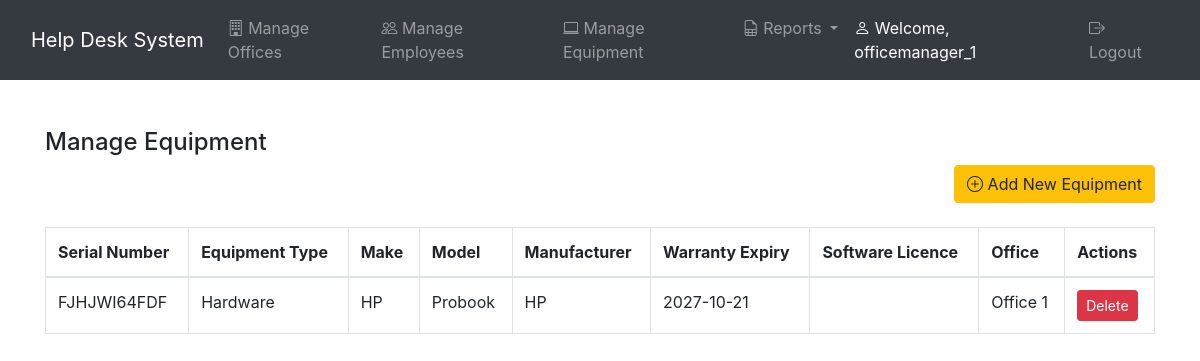
Screenshot of /equipment.php (signed in) with the database file from the repository.
### tables this page shows
CREATE TABLE equipment (
    equipment_id INT AUTO_INCREMENT PRIMARY KEY,
    office_id INT,
    serial_number VARCHAR(50),
    equipment_type VARCHAR(50),
    make VARCHAR(50),
    model VARCHAR(50),
    manufacturer VARCHAR(50),
    warranty_expiry_date DATE,
    software_licence_number VARCHAR(50),
    software_type VARCHAR(50),
    FOREIGN KEY (office_id) REFERENCES offices(office_id)
);

CREATE TABLE offices (
    office_id INT AUTO_INCREMENT PRIMARY KEY,
    name VARCHAR(100),
    address VARCHAR(255),
    contact_phone VARCHAR(15),
    specialisation VARCHAR(100)
);

### equipment.php (the view, shortened to what this page needs)
<!DOCTYPE html>
<html lang="en">
<head>
    <link rel="stylesheet" href="assets/css/bootstrap.min.css">
    <link rel="stylesheet" href="https://cdn.jsdelivr.net/npm/bootstrap-icons@1.7.1/font/bootstrap-icons.css">
</head>
<body>
    <?php include 'nav.php'; ?>
    <div class="container mt-5">
        <h4>Manage Equipment</h4>
        <div class="d-flex justify-content-end mb-4">
    <button type="button" class="btn btn-warning" data-bs-toggle="modal" data-bs-target="#addEquipmentModal">
        <i class="bi bi-plus-circle"></i> Add New Equipment
    </button>
</div>
        <table class="table table-bordered mb-5">
            <thead>
                <tr>
                    <th>Serial Number</th>
                    <th>Equipment Type</th>
                    <th>Make</th>
                    <th>Model</th>
                    <th>Manufacturer</th>
                    <th>Warranty Expiry</th>
                    <th>Software Licence</th>
                    <th>Office</th>
                    <th>Actions</th>
                </tr>
            </thead>
            <tbody>
                <?php
                $result = $conn->query("SELECT e.*, o.name as office_name
                                        FROM equipment e
                                        JOIN offices o ON e.office_id = o.office_id");
                while ($row = $result->fetch_assoc()) {
                    echo "<tr>
                        <td>{$row['serial_number']}</td>
                        <td>{$row['equipment_type']}</td>
                        <td>{$row['make']}</td>
                        <td>{$row['model']}</td>
                        <td>{$row['manufacturer']}</td>
                        <td>{$row['warranty_expiry_date']}</td>
                        <td>{$row['software_licence_number']}</td>
                        <td>{$row['office_name']}</td>
                        <td>
                            <a href='equipment.php?delete_equipment={$row['equipment_id']}' class='btn btn-danger btn-sm'>Delete</a>
                        </td>
                    </tr>";
                }
                ?>
            </tbody>
        </table>
    </div>
</body>
</html>

### rows the page displays
equipment: serial_number "FJHJWI64FDF", equipment_type "Hardware", make "HP", model "Probook", manufacturer "HP", warranty_expiry_date "2027-10-21", office.name "Office 1"

### other values shown
$_SESSION['username'] "officemanager_1"
